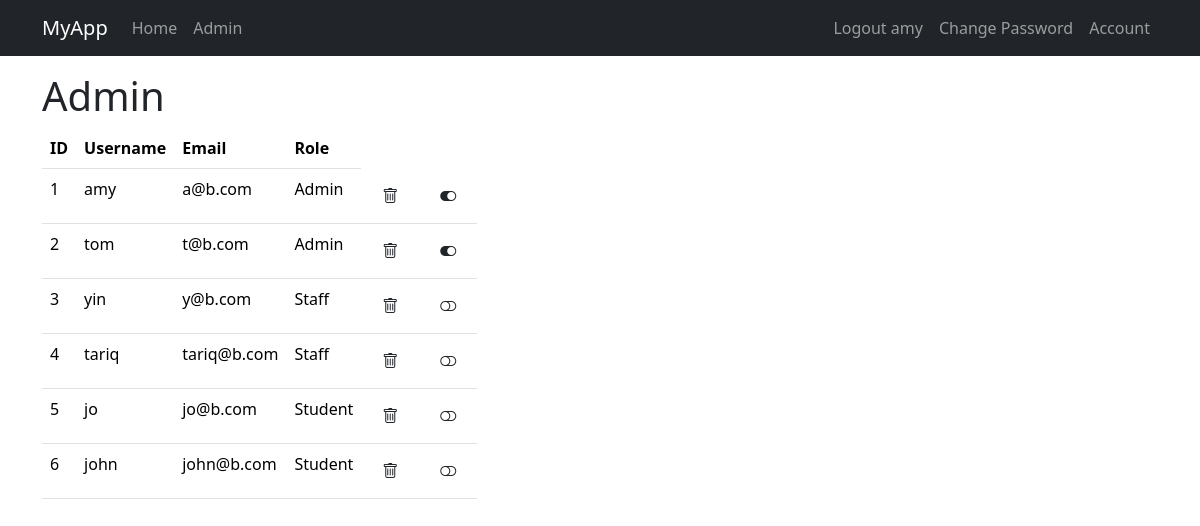
The page /admin (signed in) on the database its author committed.
### app/models.py (models this page shows, shortened)
@dataclass
class User(UserMixin, db.Model):
    __tablename__ = 'users'
    id: so.Mapped[int] = so.mapped_column(primary_key=True)
    username: so.Mapped[str] = so.mapped_column(sa.String(64), index=True, unique=True)
    email: so.Mapped[str] = so.mapped_column(sa.String(120), index=True, unique=True)
    password_hash: so.Mapped[Optional[str]] = so.mapped_column(sa.String(256))
    role: so.Mapped[str] = so.mapped_column(sa.String(10), default="Student")
    addresses: so.Mapped[list['Address']] = relationship(back_populates='user', cascade='all, delete-orphan')

### app/views.py (the view)
@app.route("/admin")
@login_required
def admin():
    if current_user.role != "Admin":
        return redirect(url_for('home'))
    form = ChooseForm()
    q = db.select(User)
    user_lst = db.session.scalars(q)
    return render_template('admin.html', title="Admin", user_lst=user_lst, form=form)

### app/models.py (called while the page is built)
@login.user_loader
def load_user(id):
    return db.session.get(User, int(id))

### app/templates/admin.html (shortened to what this page needs)
{% extends "base.html" %}
{% block content %}
<h1>Admin</h1>
<div class="col-lg-3">
<table class="table">
    <thead>
        <tr>
            <th>ID</th>
            <th>Username</th>
            <th>Email</th>
            <th>Role</th>
        </tr>
    </thead>
    {% for user in user_lst %}
        <tr>
            <td>{{ user.id }}</td>
            <td>{{ user.username }}</td>
            <td>{{ user.email }}</td>
            <td>{{ user.role }}</td>
            <td>
                <form action="{{ url_for('delete_user') }}" method="post">
                    <button class="btn" type="submit">
                        <i class="bi bi-trash"></i>
                    </button>
                </form>
            </td>
            <td>
                <form action="{{ url_for('toggle_user_role') }}" method="post">
                    <button class="btn" type="submit">
                        {% if user.role == "Admin" %}
                        <i class="bi bi-toggle-on"></i>
                        {% else %}
                        <i class="bi bi-toggle-off"></i>
                        {% endif %}
                    </button>
                </form>
            </td>
        </tr>
    {% endfor %}
</table>
</div>
{% endblock %}

### app/templates/base.html (shortened to what this page needs)
<!doctype html>
<html lang="en">
<head>
    <link
            href="https://cdn.jsdelivr.net/npm/bootstrap@5.3.3/dist/css/bootstrap.min.css"
            rel="stylesheet"
>
    <link rel="stylesheet" href="https://cdn.jsdelivr.net/npm/bootstrap-icons@1.11.3/font/bootstrap-icons.min.css">
</head>
<body>
<nav class="navbar navbar-expand-sm bg-dark" data-bs-theme="dark">
    <div class="container">
        <a class="navbar-brand" href="{{ url_for('home') }}">MyApp</a>
        <div class="collapse navbar-collapse" id="navbarSupportedContent">
            <ul class="navbar-nav me-auto mb-2 mb-lg-0">
                <li class="nav-item">
                    <a class="nav-link" aria-current="page" href="{{ url_for('home') }}">Home</a>
                </li>
                {% if current_user.is_authenticated and current_user.role == "Admin" %}
                <li class="nav-item">
                    <a class="nav-link" aria-current="page" href="{{ url_for('admin') }}">Admin</a>
                </li>
                {% elif current_user.is_authenticated and current_user.role == "Staff" %}
                <li class="nav-item">
                    <a class="nav-link" aria-current="page" href="{{ url_for('staff') }}">Staff</a>
                </li>
                {% elif current_user.is_authenticated and current_user.role == "Student" %}
                <li class="nav-item">
                    <a class="nav-link" aria-current="page" href="{{ url_for('student') }}">Student</a>
                </li>
                {% endif %}
            </ul>
            <ul class="navbar-nav mb-2 mb-lg-0">
                {% if current_user.is_anonymous %}
                <li class="nav-item">
                    <a class="nav-link" aria-current="page" href="{{ url_for('login') }}">Login</a>
                </li>
                <li class="nav-item">
                    <a class="nav-link" aria-current="page" href="{{ url_for('register') }}">Register</a>
                </li>
                {% else %}
                <li class="nav-item">
                    <a class="nav-link" aria-current="page" href="{{ url_for('logout') }}">Logout {{ current_user.username }}</a>
                </li>
                <li class="nav-item">
                    <a class="nav-link" aria-current="page" href="{{ url_for('change_pw') }}">Change Password</a>
                </li>
                {% endif %}
                <li class="nav-item">
                    <a class="nav-link" aria-current="page" href="{{ url_for('account') }}">Account</a>
                </li>
            </ul>
        </div>
    </div>
</nav>
<div class="container">
    {% block content %}{% endblock content %}
</div>
</body>
</html>

### rows shown on the page
User: username "amy", id "1", email "a@b.com", role "Admin"
User: id "2", username "tom", email "t@b.com", role "Admin"
User: id "3", username "yin", email "y@b.com", role "Staff"
User: id "4", username "tariq", email "tariq@b.com", role "Staff"
User: id "5", username "jo", email "jo@b.com", role "Student"
User: id "6", username "john", email "john@b.com", role "Student"
